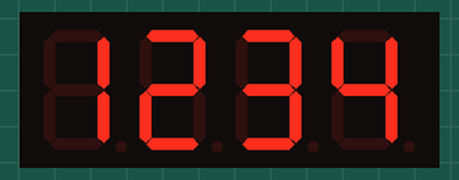
The program below on a simulated Raspberry Pi (BCM pin numbers). Shown: 4-digit seven-segment display. At 8.0 s the program stops and its outputs stay as they are.

Above: at 0.1 s.
At 2.1 s:
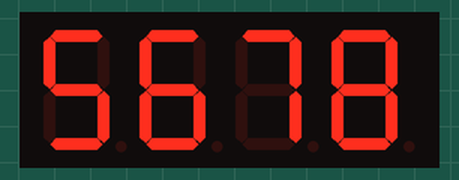
At 4.1 s:
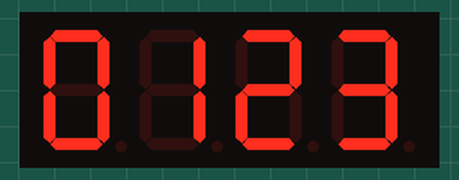
At 6.1 s:
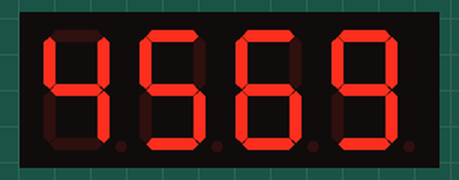

Measured:
- what the display in image 1 shows lasts 2.0 s, from 2.0 s to 4.0 s

The program:

7segment.py
```python
import lgpio
from time import sleep

# Define GPIO pins
CLK = 5  # GPIO Pin for CLK
DIO = 6  # GPIO Pin for DIO

# TM1637 Commands
TM1637_CMD1 = 0x40  # Command 1: Data command setting
TM1637_CMD2 = 0xC0  # Command 2: Address command setting
TM1637_CMD3 = 0x80  # Command 3: Display control command
TM1637_DSP_ON = 0x08  # Display ON flag
TM1637_DELAY = 0.00001  # Small delay for timing

# Segment definitions for 0-9, A-Z, blank, dash, star
_SEGMENTS = bytearray(
    b'\x3F\x06\x5B\x4F\x66\x6D\x7D\x07\x7F\x6F\x77\x7C\x39\x5E\x79\x71'
    b'\x3D\x76\x06\x1E\x76\x38\x55\x54\x3F\x73\x67\x50\x6D\x78\x3E\x1C\x2A\x76\x6E\x5B\x00\x40\x63'
)


class TM1637:
    """Driver for TM1637 7-segment display using lgpio"""

    def __init__(self, clk, dio, brightness=7):
        self.clk = clk
        self.dio = dio
        self.handle = lgpio.gpiochip_open(0)  # Open the GPIO chip
        lgpio.gpio_claim_output(self.handle, self.clk)
        lgpio.gpio_claim_output(self.handle, self.dio)
        self.brightness = brightness
        self._write_data_cmd()
        self._write_dsp_ctrl()

    def _start(self):
        lgpio.gpio_write(self.handle, self.dio, 1)
        lgpio.gpio_write(self.handle, self.clk, 1)
        lgpio.gpio_write(self.handle, self.dio, 0)
        lgpio.gpio_write(self.handle, self.clk, 0)

    def _stop(self):
        lgpio.gpio_write(self.handle, self.clk, 0)
        lgpio.gpio_write(self.handle, self.dio, 0)
        lgpio.gpio_write(self.handle, self.clk, 1)
        lgpio.gpio_write(self.handle, self.dio, 1)

    def _write_data_cmd(self):
        self._start()
        self._write_byte(TM1637_CMD1)
        self._stop()

    def _write_dsp_ctrl(self):
        self._start()
        self._write_byte(TM1637_CMD3 | TM1637_DSP_ON | self.brightness)
        self._stop()

    def _write_byte(self, data):
        for i in range(8):
            lgpio.gpio_write(self.handle, self.dio, (data >> i) & 1)
            sleep(TM1637_DELAY)
            lgpio.gpio_write(self.handle, self.clk, 1)
            sleep(TM1637_DELAY)
            lgpio.gpio_write(self.handle, self.clk, 0)
            sleep(TM1637_DELAY)

        lgpio.gpio_write(self.handle, self.clk, 0)
        sleep(TM1637_DELAY)
        lgpio.gpio_write(self.handle, self.clk, 1)
        sleep(TM1637_DELAY)
        lgpio.gpio_write(self.handle, self.clk, 0)

    def show(self, text):
        segments = self.encode_string(text)
        self._write_data_cmd()
        self._start()
        self._write_byte(TM1637_CMD2)
        for seg in segments:
            self._write_byte(seg)
        self._stop()
        self._write_dsp_ctrl()

    def encode_string(self, string):
        segments = bytearray(len(string))
        for i, char in enumerate(string):
            segments[i] = self.encode_char(char)
        return segments

    @staticmethod
    def encode_char(char):
        o = ord(char)
        if 48 <= o <= 57:  # 0-9
            return _SEGMENTS[o - 48]
        elif 65 <= o <= 90:  # A-Z
            return _SEGMENTS[o - 55]
        elif 97 <= o <= 122:  # a-z
            return _SEGMENTS[o - 87]
        elif o == 32:  # Space
            return _SEGMENTS[36]
        elif o == 45:  # Dash
            return _SEGMENTS[37]
        return 0  # Default blank

    def cleanup(self):
        lgpio.gpiochip_close(self.handle)

    def clear(self):
        """Turn off all segments of the display"""
        self._write_data_cmd()
        self._start()
        self._write_byte(TM1637_CMD2)
        for _ in range(4):  # 4 digits in the display
            self._write_byte(0)  # Write 0 to turn off all segments
        self._stop()
        self._write_dsp_ctrl()


# ใช้งาน TM1637
tm = TM1637(CLK, DIO)
tm.show("1234")
sleep(2)
tm.show("5678")
sleep(2)
tm.show("0123")
sleep(2)
tm.show("4569")
sleep(2)
tm.clear()
tm.cleanup()
```
